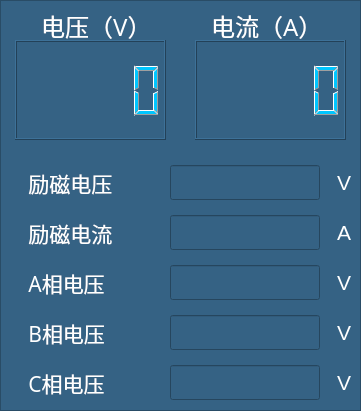
      <widget class="QFrame" name="frame_4">
       <property name="geometry">
        <rect>
         <x>3</x>
         <y>32</y>
         <width>361</width>
         <height>411</height>
        </rect>
       </property>
       <property name="styleSheet">
        <string notr="true">background-color: rgb(53, 98, 132);</string>
       </property>
       <property name="frameShape">
        <enum>QFrame::StyledPanel</enum>
       </property>
       <property name="frameShadow">
        <enum>QFrame::Raised</enum>
       </property>
       <widget class="QLabel" name="label_3">
        <property name="geometry">
         <rect>
          <x>10</x>
          <y>10</y>
          <width>141</width>
          <height>31</height>
         </rect>
        </property>
        <property name="font">
         <font>
          <family>微软雅黑</family>
          <pointsize>18</pointsize>
         </font>
        </property>
        <property name="styleSheet">
         <string notr="true">color: rgb(255, 255, 255);</string>
        </property>
        <property name="text">
         <string>     电压（V）</string>
        </property>
       </widget>
       <widget class="QLabel" name="label_14">
        <property name="geometry">
         <rect>
          <x>180</x>
          <y>10</y>
          <width>141</width>
          <height>31</height>
         </rect>
        </property>
        <property name="font">
         <font>
          <family>微软雅黑</family>
          <pointsize>18</pointsize>
         </font>
        </property>
        <property name="styleSheet">
         <string notr="true">color: rgb(255, 255, 255);</string>
        </property>
        <property name="text">
         <string>     电流（A）</string>
        </property>
       </widget>
       <widget class="QLCDNumber" name="lineEdit_totalcurrent">
        <property name="geometry">
         <rect>
          <x>195</x>
          <y>40</y>
          <width>151</width>
          <height>100</height>
         </rect>
        </property>
        <property name="styleSheet">
         <string notr="true">color: rgb(0, 198, 255);</string>
        </property>
       </widget>
       <widget class="QLCDNumber" name="lineEdit_totalvolt">
        <property name="geometry">
         <rect>
          <x>15</x>
          <y>40</y>
          <width>151</width>
          <height>100</height>
         </rect>
        </property>
        <property name="styleSheet">
         <string notr="true">color: rgb(0, 198, 255);</string>
        </property>
       </widget>
       <widget class="QLineEdit" name="lineEdit_AVolt">
        <property name="geometry">
         <rect>
          <x>170</x>
          <y>265</y>
          <width>150</width>
          <height>35</height>
         </rect>
        </property>
        <property name="styleSheet">
         <string notr="true">color: rgb(255, 255, 255);</string>
        </property>
       </widget>
       <widget class="QLabel" name="label_18">
        <property name="geometry">
         <rect>
          <x>12</x>
          <y>215</y>
          <width>140</width>
          <height>35</height>
         </rect>
        </property>
        <property name="font">
         <font>
          <family>微软雅黑</family>
          <pointsize>16</pointsize>
         </font>
        </property>
        <property name="styleSheet">
         <string notr="true">color: rgb(255, 255, 255);</string>
        </property>
        <property name="text">
         <string>   励磁电流</string>
        </property>
       </widget>
       <widget class="QLabel" name="label_16">
        <property name="geometry">
         <rect>
          <x>12</x>
          <y>165</y>
          <width>140</width>
          <height>35</height>
         </rect>
        </property>
        <property name="font">
         <font>
          <family>微软雅黑</family>
          <pointsize>16</pointsize>
         </font>
        </property>
        <property name="styleSheet">
         <string notr="true">color: rgb(255, 255, 255);</string>
        </property>
        <property name="text">
         <string>   励磁电压</string>
        </property>
       </widget>
       <widget class="QLineEdit" name="lineEdit_exitvolt">
        <property name="geometry">
         <rect>
          <x>170</x>
          <y>165</y>
          <width>150</width>
          <height>35</height>
         </rect>
        </property>
        <property name="styleSheet">
         <string notr="true">color: rgb(255, 255, 255);</string>
        </property>
       </widget>
       <widget class="QLabel" name="label_36">
        <property name="geometry">
         <rect>
          <x>337</x>
          <y>165</y>
          <width>16</width>
          <height>35</height>
         </rect>
        </property>
        <property name="font">
         <font>
          <pointsize>16</pointsize>
         </font>
        </property>
        <property name="styleSheet">
         <string notr="true">color: rgb(255, 255, 255);</string>
        </property>
        <property name="text">
         <string>V</string>
        </property>
       </widget>
       <widget class="QLineEdit" name="lineEdit_exitcurrent">
        <property name="geometry">
         <rect>
          <x>170</x>
          <y>215</y>
          <width>150</width>
          <height>35</height>
         </rect>
        </property>
        <property name="styleSheet">
         <string notr="true">color: rgb(255, 255, 255);</string>
        </property>
       </widget>
       <widget class="QLabel" name="label_47">
        <property name="geometry">
         <rect>
          <x>337</x>
          <y>215</y>
          <width>16</width>
          <height>35</height>
         </rect>
        </property>
        <property name="font">
         <font>
          <pointsize>16</pointsize>
         </font>
        </property>
        <property name="styleSheet">
         <string notr="true">color: rgb(255, 255, 255);</string>
        </property>
        <property name="text">
         <string>A</string>
        </property>
       </widget>
       <widget class="QLabel" name="label_20">
        <property name="geometry">
         <rect>
          <x>12</x>
          <y>265</y>
          <width>140</width>
          <height>35</height>
         </rect>
        </property>
        <property name="font">
         <font>
          <family>微软雅黑</family>
          <pointsize>16</pointsize>
         </font>
        </property>
        <property name="styleSheet">
         <string notr="true">color: rgb(255, 255, 255);</string>
        </property>
        <property name="text">
         <string>   A相电压</string>
        </property>
       </widget>
       <widget class="QLabel" name="label_71">
        <property name="geometry">
         <rect>
          <x>337</x>
          <y>265</y>
          <width>16</width>
          <height>35</height>
         </rect>
        </property>
        <property name="font">
         <font>
          <pointsize>16</pointsize>
         </font>
        </property>
        <property name="styleSheet">
         <string notr="true">color: rgb(255, 255, 255);</string>
        </property>
        <property name="text">
         <string>V</string>
        </property>
       </widget>
       <widget class="QLabel" name="label_22">
        <property name="geometry">
         <rect>
          <x>12</x>
          <y>315</y>
          <width>140</width>
          <height>35</height>
         </rect>
        </property>
        <property name="font">
         <font>
          <family>微软雅黑</family>
          <pointsize>16</pointsize>
         </font>
        </property>
        <property name="styleSheet">
         <string notr="true">color: rgb(255, 255, 255);</string>
        </property>
        <property name="text">
         <string>   B相电压</string>
        </property>
       </widget>
       <widget class="QLineEdit" name="lineEdit_BVolt">
        <property name="geometry">
         <rect>
          <x>170</x>
          <y>315</y>
          <width>150</width>
          <height>35</height>
         </rect>
        </property>
        <property name="styleSheet">
         <string notr="true">color: rgb(255, 255, 255);</string>
        </property>
       </widget>
       <widget class="QLabel" name="label_74">
        <property name="geometry">
         <rect>
          <x>337</x>
          <y>315</y>
          <width>16</width>
          <height>35</height>
         </rect>
        </property>
        <property name="font">
         <font>
          <pointsize>16</pointsize>
         </font>
        </property>
        <property name="styleSheet">
         <string notr="true">color: rgb(255, 255, 255);</string>
        </property>
        <property name="text">
         <string>V</string>
        </property>
       </widget>
       <widget class="QLabel" name="label_24">
        <property name="geometry">
         <rect>
          <x>12</x>
          <y>365</y>
          <width>140</width>
          <height>35</height>
         </rect>
        </property>
        <property name="font">
         <font>
          <family>微软雅黑</family>
          <pointsize>16</pointsize>
         </font>
        </property>
        <property name="styleSheet">
         <string notr="true">color: rgb(255, 255, 255);</string>
        </property>
        <property name="text">
         <string>   C相电压</string>
        </property>
       </widget>
       <widget class="QLineEdit" name="lineEdit_CVolt">
        <property name="geometry">
         <rect>
          <x>170</x>
          <y>365</y>
          <width>150</width>
          <height>35</height>
         </rect>
        </property>
        <property name="styleSheet">
         <string notr="true">color: rgb(255, 255, 255);</string>
        </property>
       </widget>
       <widget class="QLabel" name="label_76">
        <property name="geometry">
         <rect>
          <x>337</x>
          <y>365</y>
          <width>16</width>
          <height>35</height>
         </rect>
        </property>
        <property name="font">
         <font>
          <pointsize>16</pointsize>
         </font>
        </property>
        <property name="styleSheet">
         <string notr="true">color: rgb(255, 255, 255);</string>
        </property>
        <property name="text">
         <string>V</string>
        </property>
       </widget>
      </widget>
